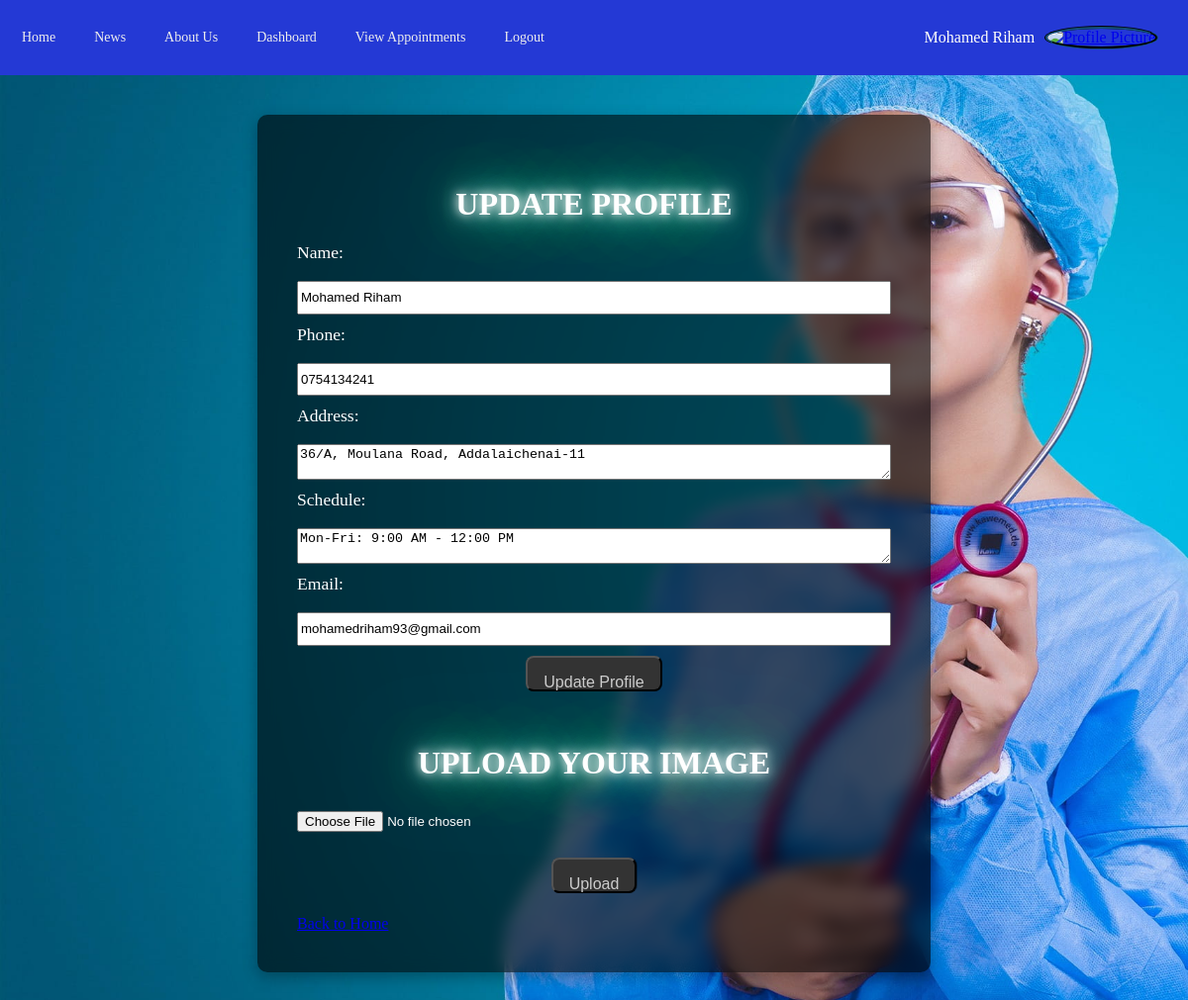
/abc_hospital/update_info.php (signed in), run on the app's committed database.
### tables this page shows
CREATE TABLE `users` (
  `user_id` int(11) NOT NULL,
  `username` varchar(50) NOT NULL,
  `password` varchar(255) NOT NULL,
  `role` enum('Doctor','Receptionist','Patient','Admin') NOT NULL,
  `doctor_id` int(11) DEFAULT NULL,
  `receptionist_id` int(11) DEFAULT NULL,
  `patient_id` int(11) DEFAULT NULL,
  `admin_id` int(11) DEFAULT NULL,
  `pic_id` int(11) DEFAULT NULL
);

CREATE TABLE `doctors` (
  `id` int(11) NOT NULL,
  `name` varchar(50) NOT NULL,
  `email` varchar(100) DEFAULT NULL,
  `gender` enum('Male','Female','Other') DEFAULT NULL,
  `age` int(11) DEFAULT NULL,
  `salary` decimal(10,2) DEFAULT NULL,
  `phone_number` varchar(15) DEFAULT NULL,
  `address` text DEFAULT NULL,
  `schedule` varchar(255) DEFAULT NULL
);

### abc_hospital/update_info.php (the view, shortened to what this page needs)
<?php
require 'config.php';
if (!isset($_SESSION['role'])) {
    $loginMessage = "You are not logged in. Please login to continue.";
} else {
    $role = $_SESSION['role'];
}
$user_id = $_SESSION['user_id'];
$sql = "
    SELECT
        u.role,
        p.first_name, p.last_name, p.email, p.phone_number, p.address, p.date_of_birth, p.age, p.gender,
        d.name AS doctor_name, d.salary AS doctor_salary, d.phone_number AS doctor_phone,d.email AS email ,d.address AS doctor_address, d.schedule,
        r.first_name AS receptionist_fname, r.last_name AS receptionist_lname, r.salary AS receptionist_salary
    FROM users u
    LEFT JOIN patients p ON u.patient_id = p.patient_id
    LEFT JOIN doctors d ON u.doctor_id = d.id
    LEFT JOIN receptionists r ON u.receptionist_id = r.receptionist_id
    WHERE u.user_id = ?";
$stmt = $conn->prepare($sql);
$stmt->bind_param("i", $user_id);
$stmt->execute();
$result = $stmt->get_result();
if ($result->num_rows == 1) {
    $user = $result->fetch_assoc();
} else {
    die("User not found.");
}
?>
<!DOCTYPE html>
<html lang="en">
<head>
    <link rel="stylesheet" href="./css/Navigation_Style.css?version = 1   " />
    <link rel="stylesheet" href="./css/style.css?version= 1">
    <link rel="stylesheet" href="./css/header.css?version=1">
    <link rel="stylesheet" href="https://cdnjs.cloudflare.com/ajax/libs/font-awesome/4.7.0/css/font-awesome.min.css">
    <link rel="stylesheet" href="./css/index.css">
</head>
<body>
<div class="header">
        <div class="nav">
            <ul>
                <li><a href="index.php">Home</a></li>
                <li><a href="news.php">News</a></li>
                <li><a href="about-us.php">About Us</a></li>
                <?php if (isset($role)) {
                    switch ($role) {
                        case 'Admin': ?>
                        <?php break;
                        case 'Doctor': ?>
                            <li><a href="doctors/doctor_dashboard.php">Dashboard</a></li>
                            <li><a href="doctors/view_appointments.php">View Appointments</a></li>
                            <li><a href="logout.php">Logout</a></li>
                        <?php break;
                        case 'Receptionist': ?>
                    <?php break;
                    }
                } else { ?>
                    <li><a href="specializations.php">Doctor Channeling</a></li>
                    <li><a href="login.php">Login</a></li>
                <?php } ?>
            </ul>
            <div class="header_right">
                <?php if (isset($_SESSION['first_name']) && isset($_SESSION['last_name'])): ?>
                    <?= htmlspecialchars($_SESSION['first_name']) . " " . htmlspecialchars($_SESSION['last_name']) ?>
                <?php elseif (isset($_SESSION['role']) && isset($_SESSION['username'])): ?>
                    <?= htmlspecialchars($_SESSION['username']) ?>
                <?php endif; ?>
                <a href="update_info.php"><img class="profile" src="display_image.php" alt="Profile Picture" onerror="this.onerror=null; this.src='images/no-profile-picture-icon.png';"></a>
            </div>
        </div>
    </div>
<div class="index_box">
    <h2>Update Profile</h2>
<form action="update_info.php" method="POST">
    <?php if ($user['role'] == 'Patient'): ?>
        <label for="first_name">First Name:</label>
        <input type="text" id="first_name" name="first_name" value="<?= htmlspecialchars($user['first_name'] ?? ''); ?>" required>
        <label for="last_name">Last Name:</label>
        <input type="text" id="last_name" name="last_name" value="<?= htmlspecialchars($user['last_name'] ?? ''); ?>" required>
        <label for="email">Email:</label>
        <input type="email" id="email" name="email" value="<?= htmlspecialchars($user['email'] ?? ''); ?>" required>
        <label for="phone_number">Phone:</label>
        <input type="text" id="phone_number" name="phone_number" value="<?= htmlspecialchars($user['phone_number'] ?? ''); ?>" required>
        <label for="address">Address:</label>
        <textarea id="address" name="address" required><?= htmlspecialchars($user['address'] ?? ''); ?></textarea>
        <label for="date_of_birth">Date of Birth:</label>
        <input type="date" id="date_of_birth" name="date_of_birth" value="<?= htmlspecialchars($user['date_of_birth'] ?? ''); ?>" required>
        <button type="submit">Update Profile</button>
    <?php elseif ($user['role'] == 'Doctor'): ?>
        <label for="name">Name:</label>
        <input type="text" id="name" name="name" value="<?= htmlspecialchars($user['doctor_name'] ?? ''); ?>" required>
        <label for="phone_number">Phone:</label>
        <input type="text" id="phone_number" name="phone_number" value="<?= htmlspecialchars($user['doctor_phone'] ?? ''); ?>" required>
        <label for="address">Address:</label>
        <textarea id="address" name="address" required><?= htmlspecialchars($user['doctor_address'] ?? ''); ?></textarea>
        <label for="schedule">Schedule:</label>
        <textarea id="schedule" name="schedule" required><?= htmlspecialchars($user['schedule'] ?? ''); ?></textarea>
        <label for="email">Email:</label>
        <input type="email" id="email" name="email" value="<?= htmlspecialchars($user['email'] ?? ''); ?>" required>
        <button type="submit">Update Profile</button>
    <?php endif; ?>
</form>
    <h2>Upload Your Image</h2>
    <form action="update_info.php" method="POST" enctype="multipart/form-data">
        <input type="file" name="image" required accept="image/*" onchange="previewImage(event)">
        <button type="submit">Upload</button>
    </form>
     <a href="index.php">Back to Home</a>
     </div>
</body>
</html>

### abc_hospital/css/Navigation_Style.css (style rules this page uses)
ul { list-style-type: none; margin: 0; padding: 0; overflow: hidden; }
.nav { background-color: rgba(36, 57, 213); left: 0; top: 0; width: 100%; color: rgb(255, 255, 250); text-align: center; display: flex; align-items: center; justify-content: space-between; padding: 5px 10px; z-index: 10; backdrop-filter: blur(5px); }
.header_right { margin-left: auto; }
.profile { width: 40px; height: 40px; border-radius: 50%; border-color: rgb(6, 25, 38); border-style: groove; object-fit: cover; }
li { float: left; }
li a { display: block; text-align: center; padding: 20px; text-decoration: none; color: white; }
button { padding: 1rem; background-color: rgb(3, 3, 64); border-radius: 8px; backdrop-filter: blur(5px); }

### abc_hospital/css/style.css (style rules this page uses)
body { background-image: url("../images/img8.jpg"); font-family: cursive ; margin: 0; padding: 0; background-repeat: no-repeat; background-attachment: fixed; background-size: cover; }
.header { height: var(--header-height); display: flex; align-items: center; box-sizing: border-box; position: absolute; inset-inline-start: 0; inset-inline-end: 0; z-index: 1; flex: 1; position: relative; }
h2 { margin: 2rem; text-shadow: 0 0 10px #fff, 0 0 20px #fff, 0 0 42px #0fa, 0 0 82px #0fa, 0 0 92px #0fa; color: white; }

### abc_hospital/css/header.css (style rules this page uses)
.header { background-color:#fff; position:relative; }
.header .nav li { margin-right: 15px; float: left; position:relative; }
.header .nav li:last-child { margin:0; }
.header .nav li a { color: #ededed; font-size: 14px; font-weight: 500; text-transform: capitalize; padding: 25px 12px; position: relative; display: inline-block; position:relative; }
.header .nav li a::before { position: absolute; content: ""; left: 0; bottom: 0; height: 3px; width:0%; background: #1A76D1; border-radius: 5px 5px 0 0; opacity:0; visibility:hidden; -webkit-transition:all 0.4s ease; -moz-transition:all 0.4s ease; transition:all 0.4s ease; }

### abc_hospital/css/index.css (style rules this page uses)
.header { background-color: #2c3e50; color: white; }
.header_right { display: flex; align-items: center; justify-content: flex-end; margin-right: 20px; }
.header_right img { border-radius: 50%; width: 40px; height: 40px; margin-left: 10px; }
.index_box { max-width: 900px; margin: 40px auto; padding: 30px; backdrop-filter: blur(8px); background-color: rgba(21, 37, 32, 0.8); color: white; border-radius: 10px; box-shadow: 0 4px 8px rgba(0, 0, 0, 0.1); }

### abc_hospital/update_info.php (style rules this page uses)
body { background-size: cover; color: #fff; margin: 0; padding: 0; justify-content: center; align-items: center; min-height: 100vh; }
input[type="file"] { margin: 10px 0; }
input { height: 3cap; }
.index_box { background: rgba(0, 0, 0, 0.6); padding: 40px; border-radius: 10px; width: 80%; max-width: 600px; box-shadow: 0 5px 15px rgba(0, 0, 0, 0.3); }
h2 { text-align: center; font-size: 2rem; margin-bottom: 20px; color: #fff; text-transform: uppercase; }
form { display: flex; flex-direction: column; gap: 10px; }
label { font-size: 1.1rem; color: #fff; margin-bottom: 8px; }
button { background-color: #333; color: #ccc; max-width: 150px; height:3cap; align-self: center; font-size: medium; margin-bottom: 2cap; }

### data on the page
users: name "Mohamed Riham", phone_number "0754134241", address "36/A, Moulana Road, Addalaichenai-11", schedule "Mon-Fri: 9:00 AM - 12:00 PM", email "mohamedriham93@gmail.com"

### other printed values
$_SESSION['first_name'] "Mohamed Riham"
